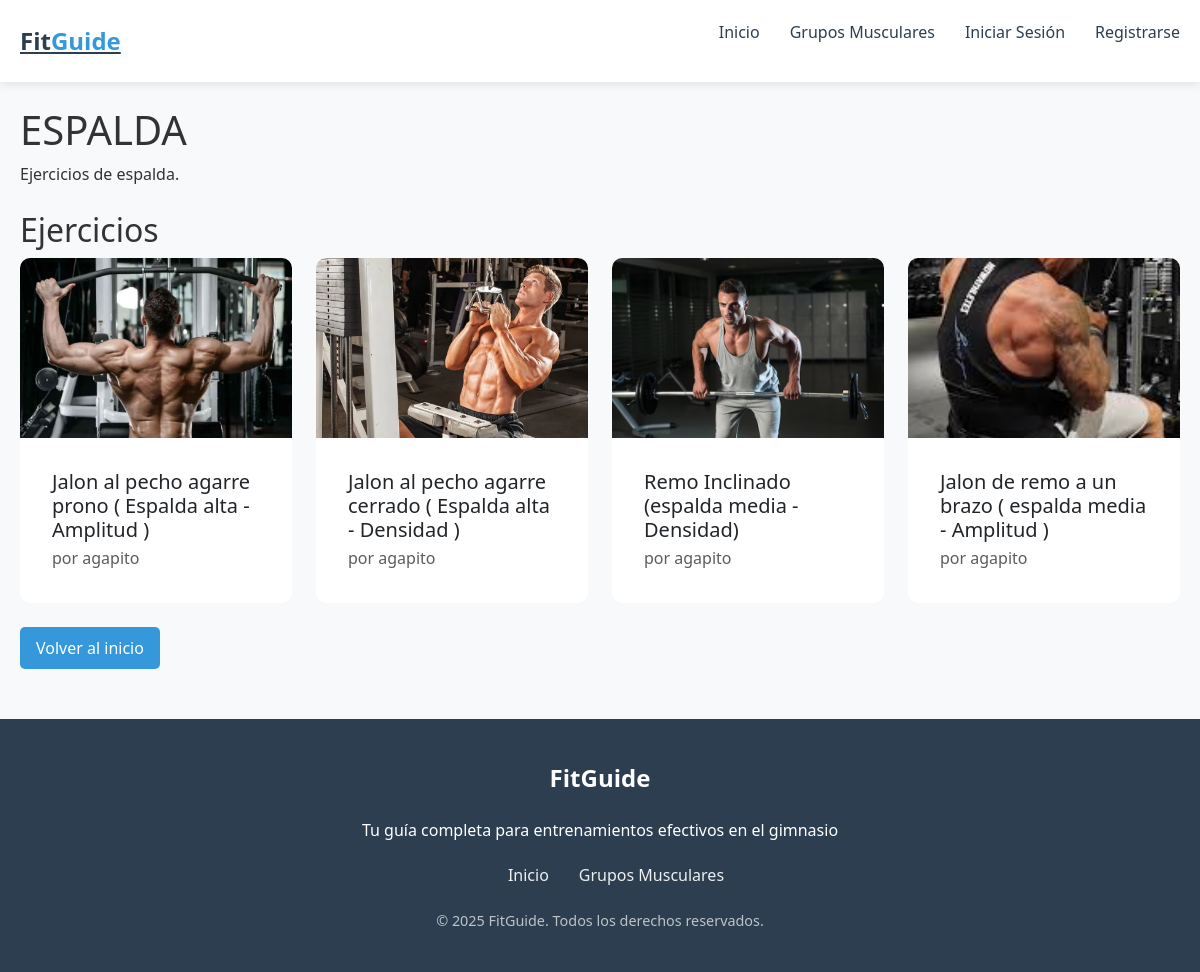
/grupo/8/, run on the app's committed database.
### workout_app/models.py (models this page shows, shortened)
class GrupoMuscular(models.Model):
    nombre = models.CharField(max_length=100)
    descripcion = models.TextField()
    imagen = models.ImageField(upload_to='grupos_musculares/', blank=True, null=True)
    imagen_url = models.URLField(blank=True, null=True)
    orden = models.IntegerField(default=0)
    class Meta:
        verbose_name_plural = "Grupos Musculares"
        ordering = ['orden']

class Ejercicio(models.Model):
    author = models.ForeignKey(settings.AUTH_USER_MODEL, on_delete=models.CASCADE, related_name='ejercicios', null=True, blank=True)
    nombre = models.CharField(max_length=200)
    descripcion = models.TextField(blank=True)
    grupo_muscular = models.ForeignKey(GrupoMuscular, on_delete=models.CASCADE, related_name='ejercicios')
    musculos_trabajados = models.CharField(max_length=200)
    imagen = models.ImageField(upload_to='ejercicios/', blank=True, null=True)
    imagen_url = models.URLField(blank=True, null=True)
    orden = models.IntegerField(default=0)
    class Meta:
        ordering = ['grupo_muscular', 'orden']

### workout_app/views.py (the view)
# urls.py: path('grupo/<int:pk>/', views.GrupoMuscularDetailView.as_view(), name='grupo_muscular_detalle'),
class GrupoMuscularDetailView(DetailView):
    model = GrupoMuscular
    template_name = 'grupo_muscular_detalle.html'
    context_object_name = 'grupo_muscular'

### templates/grupo_muscular_detalle.html (shortened to what this page needs)
{% extends 'base.html' %}
{% block content %}
<section class="container mt-4">
    <h1 class="mb-2">{{ grupo_muscular.nombre }}</h1>
    <p class="mb-4">{{ grupo_muscular.descripcion }}</p>
    <h2>Ejercicios</h2>
    <div class="row">
        {% for ejercicio in grupo_muscular.ejercicios.all %}
        <div class="col-md-3 mb-4">
            <a href="{% url 'ejercicio_detalle' ejercicio.pk %}" class="text-decoration-none text-dark">
                <div class="card h-100">
                    {% if ejercicio.imagen %}
                        <img src="{{ ejercicio.imagen.url }}" class="card-img-top" alt="{{ ejercicio.nombre }}" style="height:180px; object-fit:cover;">
                    {% elif ejercicio.imagen_url %}
                        <img src="{{ ejercicio.imagen_url }}" class="card-img-top" alt="{{ ejercicio.nombre }}" style="height:180px; object-fit:cover;">
                    {% else %}
                        <div class="card-img-top d-flex align-items-center justify-content-center bg-secondary text-white" style="height:180px;">Sin imagen</div>
                    {% endif %}
                    <div class="card-body">
                        <h5 class="card-title">{{ ejercicio.nombre }}</h5>
                        <p class="card-subtitle text-muted">por {% if ejercicio.author %}{{ ejercicio.author.username }}{% else %}Anónimo{% endif %}</p>
                    </div>
                </div>
            </a>
        </div>
        {% empty %}
        <p>No hay ejercicios para este grupo.</p>
        {% endfor %}
    </div>
    <a href="{% url 'home' %}" class="btn btn-link">Volver al inicio</a>
</section>
{% endblock %}

### static/css/styles.css (style rules this page uses)
* { margin: 0; padding: 0; box-sizing: border-box; font-family: 'Segoe UI', Tahoma, Geneva, Verdana, sans-serif; }
body { background-color: #f8f9fa; color: #333; line-height: 1.6; }
.container { max-width: 1200px; margin: 0 auto; padding: 0 20px; }
.btn { display: inline-block; background: #3498db; color: white; padding: 8px 15px; border-radius: 5px; text-decoration: none; font-weight: 500; transition: background 0.3s; }

### static/css/forms.css (style rules this page uses)
.card { border: none; border-radius: 10px; overflow: hidden; }
.card-body { padding: 2rem; }

### data on the page
GrupoMuscular: nombre "ESPALDA", descripcion "Ejercicios de espalda."
Ejercicio: imagen (picture), nombre "Jalon al pecho agarre prono ( Espalda alta - Amplitud )", author.username "agapito"
Ejercicio: imagen (picture), nombre "Jalon al pecho agarre cerrado ( Espalda alta - Densidad )", author.username "agapito"
Ejercicio: imagen (picture), nombre "Remo Inclinado (espalda media - Densidad)", author.username "agapito"
Ejercicio: imagen (picture), nombre "Jalon de remo a un brazo ( espalda media - Amplitud )", author.username "agapito"
